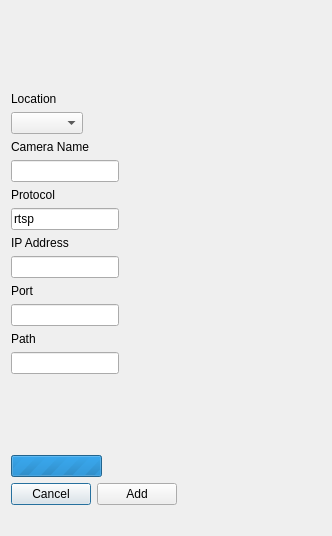
<?xml version="1.0" encoding="UTF-8"?>
<ui version="4.0">
 <class>AddCamera</class>
 <widget class="QDialog" name="AddCamera">
  <property name="windowModality">
   <enum>Qt::ApplicationModal</enum>
  </property>
  <property name="geometry">
   <rect>
    <x>0</x>
    <y>0</y>
    <width>332</width>
    <height>536</height>
   </rect>
  </property>
  <property name="minimumSize">
   <size>
    <width>332</width>
    <height>536</height>
   </size>
  </property>
  <property name="maximumSize">
   <size>
    <width>431</width>
    <height>598</height>
   </size>
  </property>
  <property name="windowTitle">
   <string>Add New Camera</string>
  </property>
  <property name="modal">
   <bool>true</bool>
  </property>
  <layout class="QFormLayout" name="formLayout">
   <item row="0" column="0">
    <layout class="QVBoxLayout" name="verticalLayout"/>
   </item>
   <item row="1" column="0">
    <spacer name="verticalSpacer">
     <property name="orientation">
      <enum>Qt::Vertical</enum>
     </property>
     <property name="sizeHint" stdset="0">
      <size>
       <width>20</width>
       <height>40</height>
      </size>
     </property>
    </spacer>
   </item>
   <item row="2" column="0">
    <widget class="QLabel" name="label_6">
     <property name="text">
      <string>Location</string>
     </property>
    </widget>
   </item>
   <item row="3" column="0">
    <widget class="QComboBox" name="locationInput_2"/>
   </item>
   <item row="4" column="0">
    <widget class="QLabel" name="label_2">
     <property name="text">
      <string>Camera Name</string>
     </property>
    </widget>
   </item>
   <item row="5" column="0">
    <widget class="QLineEdit" name="nameInput"/>
   </item>
   <item row="6" column="0">
    <widget class="QLabel" name="label">
     <property name="text">
      <string>Protocol</string>
     </property>
    </widget>
   </item>
   <item row="7" column="0">
    <widget class="QLineEdit" name="protocolInput">
     <property name="text">
      <string>rtsp</string>
     </property>
     <property name="placeholderText">
      <string/>
     </property>
    </widget>
   </item>
   <item row="8" column="0">
    <widget class="QLabel" name="label_4">
     <property name="text">
      <string>IP Address</string>
     </property>
    </widget>
   </item>
   <item row="9" column="0">
    <widget class="QLineEdit" name="ipAddressInput"/>
   </item>
   <item row="10" column="0">
    <widget class="QLabel" name="label_7">
     <property name="text">
      <string>Port</string>
     </property>
    </widget>
   </item>
   <item row="11" column="0">
    <widget class="QLineEdit" name="portInput"/>
   </item>
   <item row="12" column="0">
    <widget class="QLabel" name="label_3">
     <property name="text">
      <string>Path</string>
     </property>
    </widget>
   </item>
   <item row="13" column="0">
    <widget class="QLineEdit" name="pathInput"/>
   </item>
   <item row="14" column="0">
    <spacer name="verticalSpacer_2">
     <property name="orientation">
      <enum>Qt::Vertical</enum>
     </property>
     <property name="sizeHint" stdset="0">
      <size>
       <width>20</width>
       <height>40</height>
      </size>
     </property>
    </spacer>
   </item>
   <item row="15" column="0">
    <widget class="QProgressBar" name="progressBar">
     <property name="maximum">
      <number>0</number>
     </property>
     <property name="value">
      <number>-1</number>
     </property>
    </widget>
   </item>
   <item row="16" column="0">
    <layout class="QHBoxLayout" name="horizontalLayout">
     <item>
      <widget class="QPushButton" name="cancel">
       <property name="text">
        <string>Cancel</string>
       </property>
      </widget>
     </item>
     <item>
      <widget class="QPushButton" name="addCamera">
       <property name="text">
        <string>Add</string>
       </property>
      </widget>
     </item>
    </layout>
   </item>
   <item row="17" column="0">
    <widget class="QLabel" name="statusBar">
     <property name="text">
      <string/>
     </property>
    </widget>
   </item>
  </layout>
 </widget>
 <resources/>
 <connections/>
</ui>
